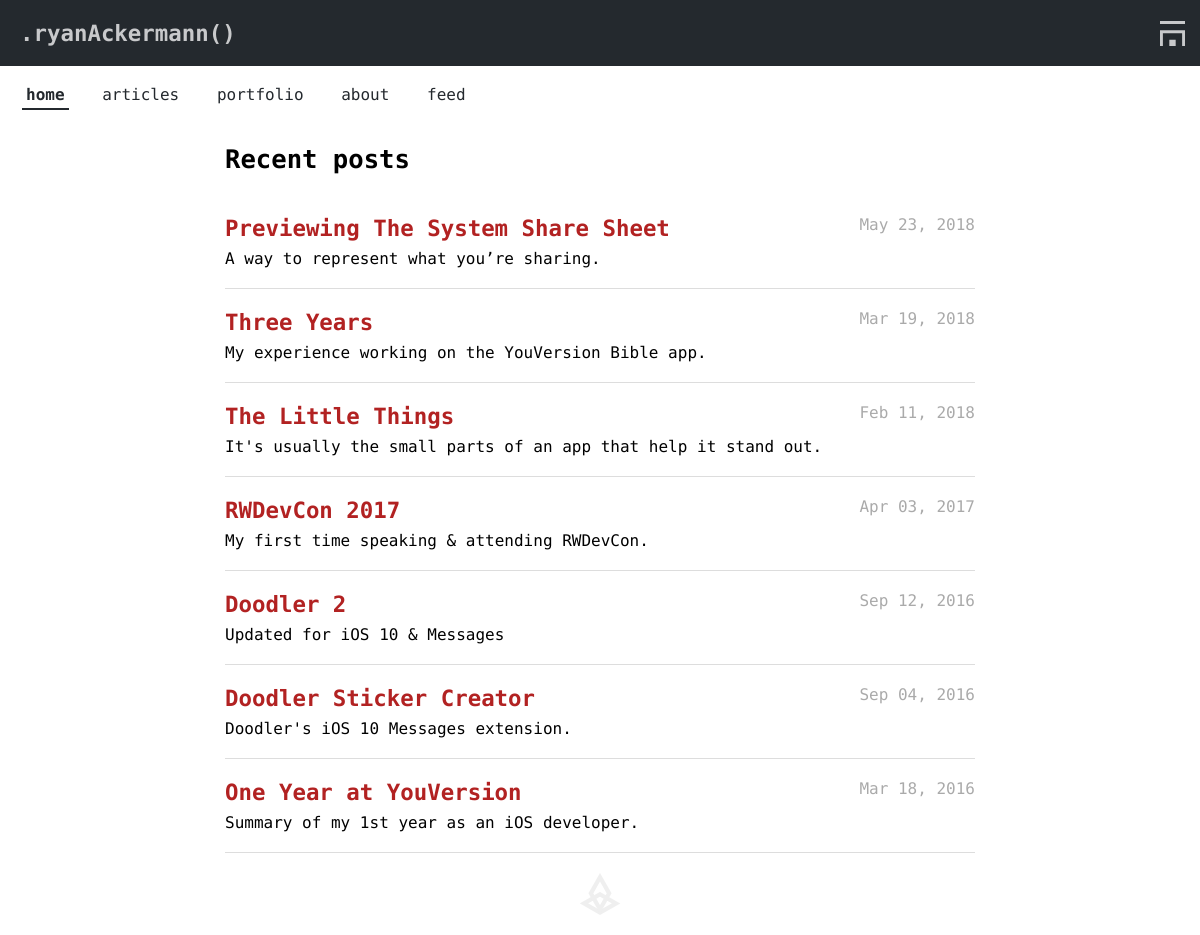
The page / on the database its author committed.
### app/models.py (models this page shows, shortened)
class Post(db.Model):
    id = db.Column(db.Integer, primary_key = True)
    title = db.Column(db.String)
    description = db.Column(db.String)
    content = db.Column(db.String)
    slug = db.Column(db.String)
    timestamp = db.Column(db.DateTime)
    draft = db.Column(db.Boolean, default=True)
    category_id = db.Column(db.Integer, db.ForeignKey('category.id'))
    category = db.relationship('Category', backref=db.backref('posts', lazy='dynamic'))

### app/views.py (the view)
@app.route('/')
def index():
	posts = Post.query.order_by(Post.timestamp.desc()).filter_by(draft=False).all()
	return render_template('index.html', posts=posts, auth=has_auth(), current='index', shape_num=randint(1,9))

### app/__init__.py (called while the page is built)
@app.template_filter('prettytime')
def prettytime(date):
    return date.strftime("%b %d, %Y")

### app/views.py (called while the page is built)
def has_auth():
	return 'username' in session

### app/templates/index.html
{% extends "base.html" %}
{% block stylesheet %}
	<link rel="stylesheet" type="text/css" href="/static/stylesheets/post_list.css">
{% endblock%}
{% block content %}
	<article>
		{% if posts|length == 0 %}
			<h3>No recent posts.</h3>
		{% else %}
			<h1>Recent posts</h1>
			{% for post in posts %}
				<a href="/posts/{{ post.slug }}">
					<div class="post">
						<div id="titledate">
							<h2 id="title">{{ post.title }}</h2>
							<div id="date">{{ post.timestamp|prettytime }}</div>
						</div>
						<div id="preview">
							{{ post.description }}
						</div>
					</div>
				</a>
			{% endfor %}
		{% endif %}
	</article>
	<footer>
		{% if shape_num %}
			<img id="shape" src="/static/shapes/{{ shape_num }}-geo-shape.svg">
		{% endif %}
	</footer>
{% endblock %}

### app/templates/base.html (shortened to what this page needs)
<!DOCTYPE html>
<html lang="en">
	<head>
		<link rel="stylesheet" type="text/css" href="/static/stylesheets/primary.css">
		{% block stylesheet %}{% endblock %}
	</head>
	<body>
		{% block menu %}
			<header>
				{% if current == 'index' %}
					<b><h1>.ryanAckermann()</h1></b>
				{% else %}
					<a href="{{ url_for('index') }}"><h1>.ryanAckermann()</h1></a>
				{% endif %}
				<img id="logo" src="/static/shapes/logo.svg">
			</header>
			<div class="navigation">
				<ul>
					{% if current == 'index' %}
						<li><b>home</b></li>
					{% else %}
						<li><a href="{{ url_for('index') }}">home</a></li>
					{% endif %}
					{% if current == 'categories' %}
						<li><b>articles</b></li>
					{% else %}
						<li><a href="{{ url_for('categories') }}">articles</a></li>
					{% endif %}
					{% if current == 'portfolio' %}
						<li><b>portfolio</b></li>
					{% else %}
						<li><a href="{{ url_for('portfolio') }}">portfolio</a></li>
					{% endif %}
					{% if current == 'about' %}
						<li><b>about</b></li>
					{% else %}
						<li><a href="{{ url_for('about') }}">about</a></li>
					{% endif %}
					<li><a href="{{ url_for('feed') }}">feed</a></li>
				</ul>
			</div>
		{% endblock %}
		{% block content %}{% endblock %}
	</body>
</html>

### app/static/stylesheets/primary.css (style rules this page uses)
:root { --border-color: #CCC; --better-black: #24292E; --better-white: #C8C9CB; --main-color: firebrick; --main-hover-color: #C4191C; --main-background: linear-gradient(90deg, #2E94B9 0%, #27b1b1 100%); }
body { font-family: 'Fira Mono', monospace; background: #FFF; text-align: left; margin: 0; }
body h1 { font-size: 1.6em; }
body h2 { font-size: 1.4em; }
body article { width: 85%; margin: 0 auto; max-width: 750px; }
body article a { color: var(--main-color); }
header { margin: 0; display: flex; padding: 15px; align-items: center; justify-content: space-between; background-color: var(--better-black); }
header h1 { margin: 0; padding: 5px; font-size: 1.4em; align-self: flex-start; color: var(--better-white); }
img#logo { height: 25px; }
.navigation { margin: 0; padding: 0 12px; }
.navigation ul { margin: 0; padding: 15px 0; text-align: left; }
.navigation li { padding: 4px 10px; display: inline-block; list-style: none; }
.navigation li a { padding: 4px; text-decoration: none; color: var(--better-black); }
.navigation li b { padding: 4px; color: var(--better-black); border-bottom: 2px solid var(--better-black); }

### app/static/stylesheets/post_list.css (style rules this page uses)
.post { padding-top: 12px; padding-bottom: 8px; border-bottom: 1px solid #ddd; }
.post #titledate { padding: .5em 0; }
.post #titledate #title { display: inline; color: var(--main-color); }
.post #titledate #date { float: right; display: inline; color: #aaa; }
.post #preview { color: black; padding-bottom: 12px; }
a { color: black; text-decoration: none; }
#date { color: #aaa; }
img#shape { margin: auto; padding: 20px 0; display: block; width: 100%; height: 42px; }

### rows shown on the page
Post: title "Previewing The System Share Sheet", timestamp|prettytime "May 23, 2018", description "A way to represent what you’re sharing."
Post: title "Three Years", timestamp|prettytime "Mar 19, 2018", description "My experience working on the YouVersion Bible app."
Post: title "The Little Things", timestamp|prettytime "Feb 11, 2018", description "It's usually the small parts of an app that help it stand out."
Post: title "RWDevCon 2017", timestamp|prettytime "Apr 03, 2017", description "My first time speaking & attending RWDevCon."
Post: title "Doodler 2", timestamp|prettytime "Sep 12, 2016", description "Updated for iOS 10 & Messages"
Post: title "Doodler Sticker Creator", timestamp|prettytime "Sep 04, 2016", description "Doodler's iOS 10 Messages extension."
Post: title "One Year at YouVersion", timestamp|prettytime "Mar 18, 2016", description "Summary of my 1st year as an iOS developer."
